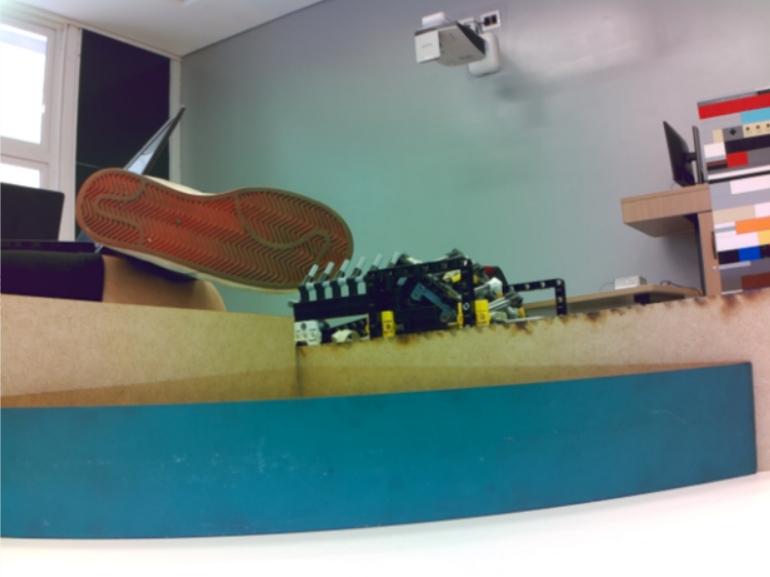
#> input picture shadow/captures/Captura de tela 2026-07-24 151135.png, 770 x 577 px; its folder holds only this picture in this run
$ python -i marcador_resgate.py   (imports and definitions only)
#> lines starting #> are read from the running program, lines starting #| are printed output that depends on the picture; after the words box and inside, x2 and y2 are one past the last pixel; in counts of white or black regions, pixels touching at a corner belong together
"""Detecta e acompanha marcadores triangulares na camera de resgate.

O modulo nao importa o pipeline do segue-linha e nao acessa estado
compartilhado. ``color_masks`` e propositalmente uma funcao pura: outros
detectores do resgate podem reutilizar as mesmas mascaras para excluir os
marcadores sem acoplar o rastreador abaixo.
"""

from dataclasses import dataclass
import math
import time

import cv2
import numpy as np

import config_resgate as cfg


@dataclass(frozen=True)
class MarkerDetection:
    """Marcador confirmado ou ainda em aquisicao temporal."""

    kind: str
    center_x: float
    center_y: float
    width: float
    height: float
    bottom_y: float
    area: float
    confidence: float
    confirmed: bool
    hits: int
    timestamp: float
    track_locked: bool = False
    bbox: object = None

    def __post_init__(self):
        if self.bbox is None:
            object.__setattr__(
                self,
                "bbox",
                (
                    float(self.center_x) - float(self.width) / 2.0,
                    float(self.center_y) - float(self.height) / 2.0,
                    float(self.width),
                    float(self.height),
                ),
            )

    @property
    def center(self):
        return self.center_x, self.center_y

    # [7 lines left out: function horizontal_error, not called in this run]


@dataclass(frozen=True)
class _MarkerCandidate:
    kind: str
    center_x: float
    center_y: float
    bbox: tuple
    bottom_y: float
    area: float
    confidence: float

    # [4 lines left out: function size, not called in this run]


def _as_hsv_bound(values):
    return np.asarray(values, dtype=np.uint8)


def color_masks(frame_bgr):
    """Retorna mascaras HSV cruas ``{"green", "red"}`` para um frame BGR.

    A funcao nao aplica ROI nem morfologia. Assim o detector da bola pode
    reutiliza-la para exclusao de cor sem herdar decisões geometricas dos
    marcadores.
    """
    if (
        frame_bgr is None
        or not isinstance(frame_bgr, np.ndarray)
        or frame_bgr.ndim != 3
        or frame_bgr.shape[2] != 3
    ):
        raise ValueError("color_masks exige um frame BGR de tres canais")

    hsv = cv2.cvtColor(frame_bgr, cv2.COLOR_BGR2HSV)
    green = cv2.inRange(
        hsv,
        _as_hsv_bound(cfg.MARKER_GREEN_HSV_MIN),
        _as_hsv_bound(cfg.MARKER_GREEN_HSV_MAX),
    )
    red_low = cv2.inRange(
        hsv,
        _as_hsv_bound(cfg.MARKER_RED_HSV_MIN_1),
        _as_hsv_bound(cfg.MARKER_RED_HSV_MAX_1),
    )
    red_high = cv2.inRange(
        hsv,
        _as_hsv_bound(cfg.MARKER_RED_HSV_MIN_2),
        _as_hsv_bound(cfg.MARKER_RED_HSV_MAX_2),
    )
    return {
        "green": green,
        "red": cv2.bitwise_or(red_low, red_high),
    }


def _pixel_scale(width, height):
    return max(min(
        float(width) / cfg.MARKER_BASE_WIDTH,
        float(height) / cfg.MARKER_BASE_HEIGHT,
    ), 0.25)


def _odd_kernel_size(base_size, scale):
    size = max(int(round(float(base_size) * scale)), 1)
    if size % 2 == 0:
        size += 1
    return size


def _clip01(value):
    return float(np.clip(value, 0.0, 1.0))


class GreenRectangleDetector:
    """Detector complementar para o retangulo verde grande da arena.

    Ele nao substitui o detector de marcadores. Serve como segunda chance
    apenas para o verde, cuja tinta pode ter menos contraste cromatico que o
    marcador vermelho. Area solida e tres frames distintos continuam
    obrigatorios.
    """

    def __init__(self):
        self._tracked = None
        self._hits = 0
        self._misses = 0
        self._last_hit_timestamp = None
        self.last_mask = None
        self.last_mask_ratio = 0.0
        self.last_rejections = {}

    # [8 lines left out: function reset, not called in this run]

    def detect(self, frame_bgr, timestamp=None, masks=None):
        timestamp = (
            time.monotonic() if timestamp is None else float(timestamp))
        altura, largura = frame_bgr.shape[:2]
        if masks is None:
            masks = color_masks(frame_bgr)
        mascara = np.asarray(masks["green"], dtype=np.uint8).copy()
        if mascara.shape != (altura, largura):
            raise ValueError(
                "mascara verde possui resolucao diferente do frame")

        canais = frame_bgr.astype(np.float32)
        azul = canais[:, :, 0]
        verde = canais[:, :, 1]
        vermelho = canais[:, :, 2]
        maior_canal = np.maximum(np.maximum(azul, verde), vermelho)
        menor_canal = np.minimum(np.minimum(azul, verde), vermelho)
        saturacao = np.divide(
            (maior_canal - menor_canal) * 255.0,
            maior_canal,
            out=np.zeros_like(maior_canal),
            where=maior_canal > 0.0,
        )
        verde_natural = verde - np.maximum(azul, vermelho)
        # A OV5647 frontal desloca o painel verde para ciano: nas capturas
        # reais B=131, G=110, R=31. Exigir G > B apagava justamente o painel.
        # min(B, G) - R mede essa cor sem aceitar azul puro, enquanto o maximo
        # com a medida antiga preserva o verde normal.
        verde_deslocado_ciano = np.minimum(azul, verde) - vermelho
        cromaticidade = np.maximum(
            verde_natural, verde_deslocado_ciano)
        mascara[saturacao < cfg.GREEN_RECTANGLE_MIN_SATURATION] = 0
        mascara[cromaticidade < cfg.GREEN_RECTANGLE_MIN_CHROMA] = 0
        topo = int(round(altura * cfg.GREEN_RECTANGLE_ROI_TOP))
        mascara[:topo, :] = 0

        escala = _pixel_scale(largura, altura)
        tamanho = _odd_kernel_size(cfg.MARKER_MORPH_CLOSE_PX, escala)
        if tamanho > 1:
            kernel = cv2.getStructuringElement(
                cv2.MORPH_ELLIPSE, (tamanho, tamanho))
            mascara = cv2.morphologyEx(
                mascara, cv2.MORPH_CLOSE, kernel)
        self.last_mask = mascara
        self.last_mask_ratio = (
            np.count_nonzero(mascara)
            / float(max(altura * largura, 1))
        )

        contornos, _ = cv2.findContours(
            mascara, cv2.RETR_EXTERNAL, cv2.CHAIN_APPROX_SIMPLE)
        candidatos = []
        rejeicoes = {}
        for contorno in contornos:
            candidato, motivo = self._candidato(
                contorno, frame_bgr.shape, escala)
            if candidato is None:
                rejeicoes[motivo] = rejeicoes.get(motivo, 0) + 1
            else:
                candidatos.append(candidato)
        self.last_rejections = rejeicoes

        selecionado = (
            max(candidatos, key=lambda item: item.area)
            if candidatos else None
        )
        return self._atualizar_rastro(selecionado, timestamp, escala)

    def _candidato(self, contorno, formato_frame, escala):
        altura, largura = formato_frame[:2]
        area = float(cv2.contourArea(contorno))
        proporcao = area / float(max(altura * largura, 1))
        if proporcao < cfg.GREEN_RECTANGLE_MIN_AREA_RATIO:
            return None, "area_small"
        if proporcao > cfg.GREEN_RECTANGLE_MAX_AREA_RATIO:
            return None, "area_large"

        x, y, largura_caixa, altura_caixa = cv2.boundingRect(contorno)
        lado_minimo = cfg.GREEN_RECTANGLE_MIN_SIDE_PX * escala
        if min(largura_caixa, altura_caixa) < lado_minimo:
            return None, "side"
        bottom_ratio = float(y + altura_caixa) / max(float(altura), 1.0)
        if bottom_ratio < cfg.GREEN_RECTANGLE_MIN_BOTTOM_RATIO:
            return None, "bottom"
        proporcao_horizontal = (
            float(largura_caixa) / max(float(altura_caixa), 1.0)
        )
        if (
            proporcao_horizontal
            < cfg.GREEN_RECTANGLE_MIN_HORIZONTAL_ASPECT
        ):
            return None, "horizontal_aspect"

        hull = cv2.convexHull(contorno)
        area_hull = float(cv2.contourArea(hull))
        if area_hull <= 0.0:
            return None, "hull"
        solidez = area / area_hull
        if solidez < cfg.GREEN_RECTANGLE_MIN_SOLIDITY:
            return None, "solidity"

        compacidade = area / float(max(
            largura_caixa * altura_caixa, 1))
        if compacidade < cfg.GREEN_RECTANGLE_MIN_COMPACTNESS:
            return None, "compactness"

        momentos = cv2.moments(contorno)
        if abs(momentos["m00"]) > 1e-6:
            centro_x = momentos["m10"] / momentos["m00"]
            centro_y = momentos["m01"] / momentos["m00"]
        else:
            centro_x = x + largura_caixa / 2.0
            centro_y = y + altura_caixa / 2.0

        confianca = float(np.clip(
            0.60
            + min(proporcao / 0.10, 1.0) * 0.20
            + min(solidez, 1.0) * 0.10
            + min(compacidade, 1.0) * 0.10,
            0.0,
            0.99,
        ))
        return _MarkerCandidate(
            "green",
            float(centro_x),
            float(centro_y),
            (int(x), int(y), int(largura_caixa), int(altura_caixa)),
            float(y + altura_caixa - 1),
            area,
            confianca,
        ), None

    def _compativel(self, candidato, escala):
        if self._tracked is None:
            return False
        distancia = math.hypot(
            candidato.center_x - self._tracked.center_x,
            candidato.center_y - self._tracked.center_y,
        )
        limite = max(
            cfg.GREEN_RECTANGLE_ASSOCIATION_MIN_PX * escala,
            cfg.GREEN_RECTANGLE_ASSOCIATION_SIZE_FACTOR
            * max(candidato.size, self._tracked.size),
        )
        proporcao_area = candidato.area / max(self._tracked.area, 1.0)
        return (
            distancia <= limite
            and 0.15 <= proporcao_area <= 6.0
        )

    def _atualizar_rastro(self, selecionado, timestamp, escala):
        if selecionado is None:
            self._misses += 1
            if self._misses > cfg.GREEN_RECTANGLE_MAX_MISSES:
                self._tracked = None
                self._hits = 0
                self._last_hit_timestamp = None
            return None

        compativel = self._compativel(selecionado, escala)
        novo_frame = (
            self._last_hit_timestamp is None
            or timestamp > self._last_hit_timestamp + 1e-9
        )
        if compativel:
            if novo_frame:
                self._hits += 1
        else:
            self._hits = 1
        self._tracked = selecionado
        self._misses = 0
        if novo_frame:
            self._last_hit_timestamp = timestamp

        confirmado = self._hits >= cfg.GREEN_RECTANGLE_ACQUIRE_HITS
        x, y, largura, altura = selecionado.bbox
        return MarkerDetection(
            kind="green",
            center_x=selecionado.center_x,
            center_y=selecionado.center_y,
            width=float(largura),
            height=float(altura),
            bottom_y=selecionado.bottom_y,
            area=selecionado.area,
            confidence=selecionado.confidence,
            confirmed=confirmado,
            hits=self._hits,
            timestamp=timestamp,
            track_locked=confirmado,
            bbox=selecionado.bbox,
        )


class MarkerDetector:
    """Seleciona um unico triangulo verde ou vermelho e preserva seu lock."""

    VALID_TARGETS = ("green", "red")

    # [445 lines left out: functions __init__, reset, detect, _candidate_from_contour, _roi_top, _min_area_ratio and 11 more, not called in this run]

>>> import cv2
>>> picture = cv2.imread('../captures/Captura de tela 2026-07-24 151135.png')
#> picture is the input picture: shape (577, 770, 3); mean B, G, R 133.5, 135.7, 119.9
>>> result = GreenRectangleDetector().detect(picture)
#> in color_masks, `green = cv2.inRange( hsv, _as_hsv_bound(cfg.MARKER_GREEN_HSV_MIN), _as..`:
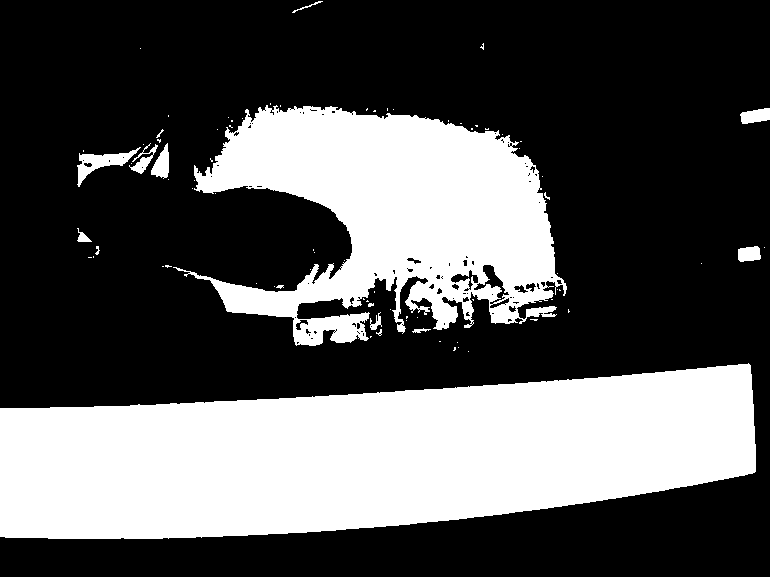
#> green: shape (577, 770); 34.1% white; 81 white regions (67 under 20 px), largest, box (x1, y1, x2, y2) and area: (0, 363, 756, 539) 97598, (173, 105, 567, 346) 51272, (77, 147, 141, 187) 794
#> in color_masks, `red_high = cv2.inRange( hsv, _as_hsv_bound(cfg.MARKER_RED_HSV_MIN_2), ..`:
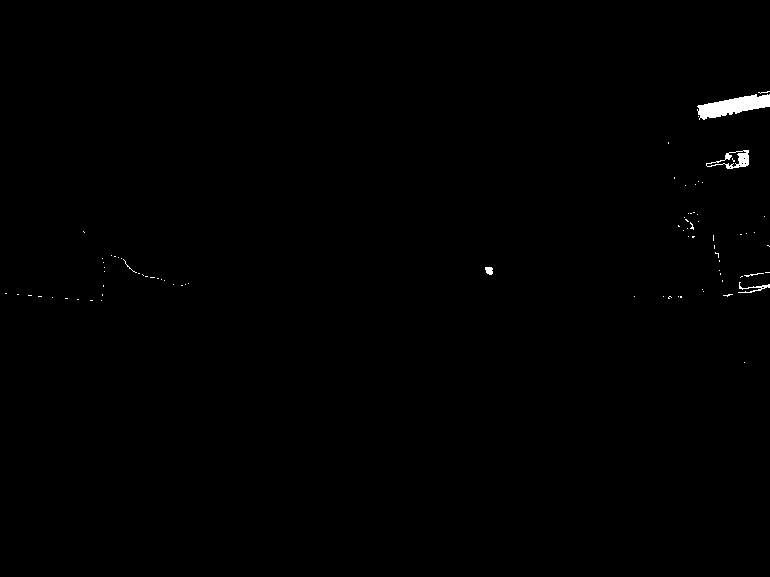
#> red_high: shape (577, 770); 0.39% white; 82 white regions (77 under 20 px), largest, box (x1, y1, x2, y2) and area: (697, 94, 770, 120) 1028, (706, 150, 749, 169) 294, (738, 282, 770, 293) 101, (485, 267, 493, 275) 52, (744, 273, 764, 277) 26
#> in detect, `masks = color_masks(frame_bgr)`: masks = 2 items
#> in detect, `menor_canal = np.minimum(np.minimum(azul, verde), vermelho)`:
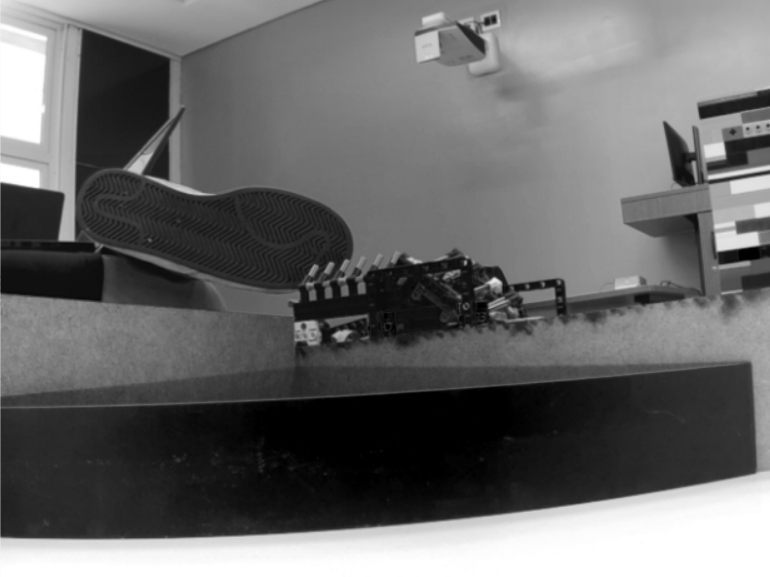
#> menor_canal: shape (577, 770) float32; min 0, max 255, mean 104.7
#> in detect, `saturacao = np.divide( (maior_canal - menor_canal) * 255.0, maior_cana..`:
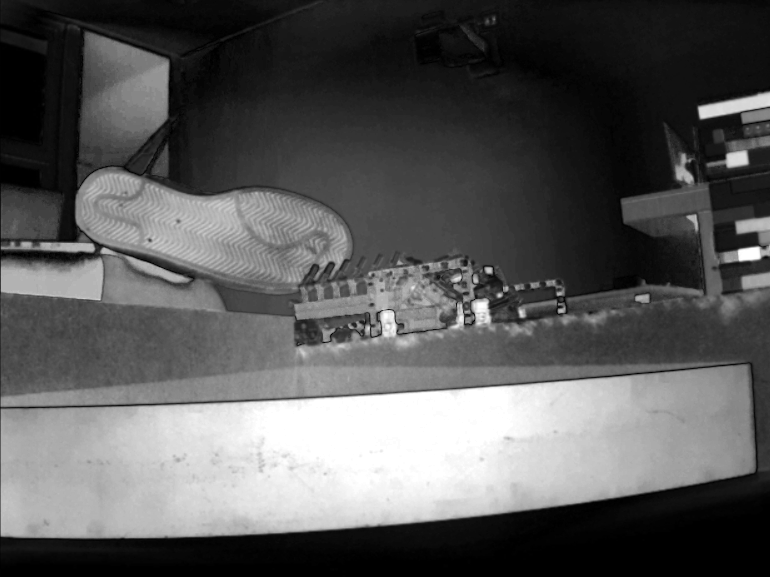
#> saturacao: shape (577, 770) float32; min 0, max 255, mean 89.1
#> in detect, `verde_natural = verde - np.maximum(azul, vermelho)`:
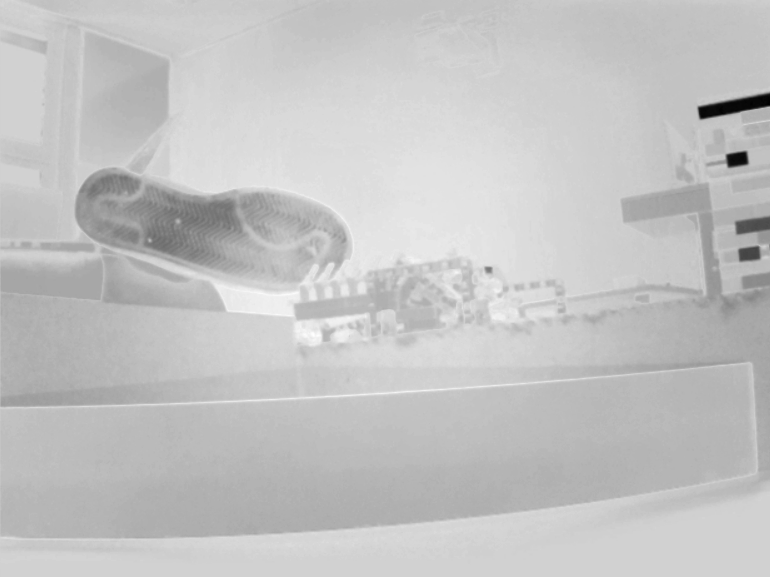
#> verde_natural: shape (577, 770) float32; min -177, max 38, mean -11.9; drawn with min black and max white
#> in detect, `cromaticidade = np.maximum( verde_natural, verde_deslocado_ciano)`:
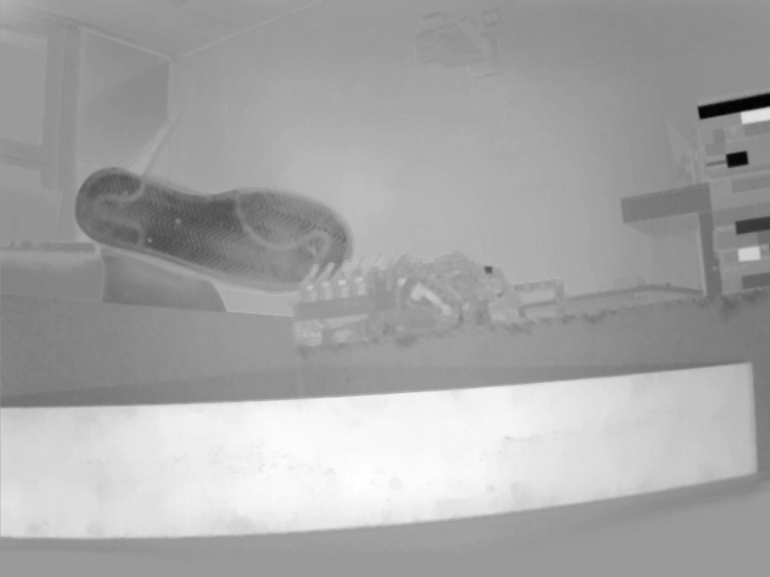
#> cromaticidade: shape (577, 770) float32; min -177, max 116, mean 14.5; drawn with min black and max white
#> in detect, `mascara[:topo, :] = 0`:
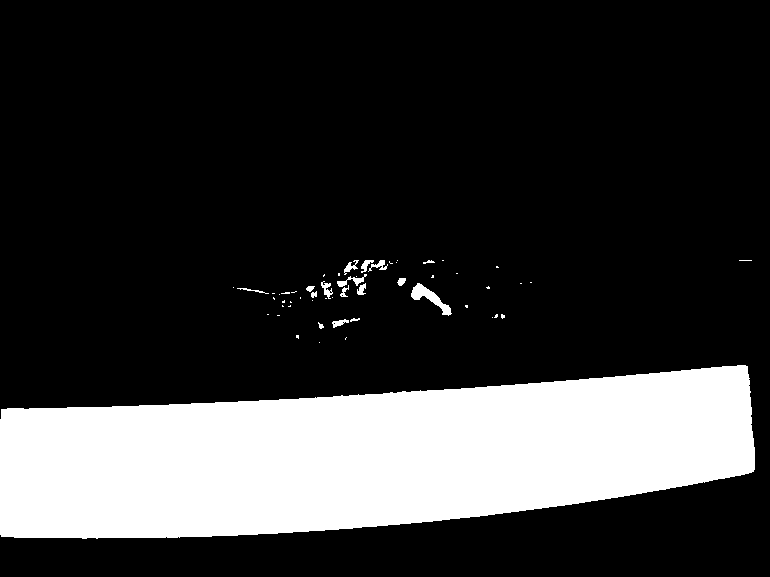
#> mascara: shape (577, 770); 22% white; 54 white regions (37 under 20 px), largest, box (x1, y1, x2, y2) and area: (0, 365, 755, 539) 96260, (411, 283, 452, 316) 431, (337, 274, 367, 287) 133
#> in detect, `self.last_mask_ratio = ( np.count_nonzero(mascara) / float(max(altura ..`: self.last_mask_ratio = 0.221
#> in detect, `contornos, _ = cv2.findContours( mascara, cv2.RETR_EXTERNAL, cv2.CHAIN..`: contornos = 39 contours, 30 with area under 20; largest, box (x1, y1, x2, y2) and area: (0, 365, 755, 539) 95409, (337, 260, 393, 297) 463, (411, 283, 452, 316) 384, (321, 281, 333, 299) 111, (338, 260, 359, 276) 93
#> the loop in detect, `for contorno in contornos:` made 39 passes
#> (area in _candidato, proporcao in _candidato) on passes 6, 9, 23, 25, 27, 28, 38, 39: (76.5, 0.000172), (21.5, 4.84e-05), (61.5, 0.000138), (384.5, 0.000865), (111, 0.00025), (39, 8.78e-05), (463, 0.00104), (93, 0.000209)
#> after the loop in detect, `for contorno in contornos:`: candidatos = 1 item; rejeicoes = {'area_small': 38}
